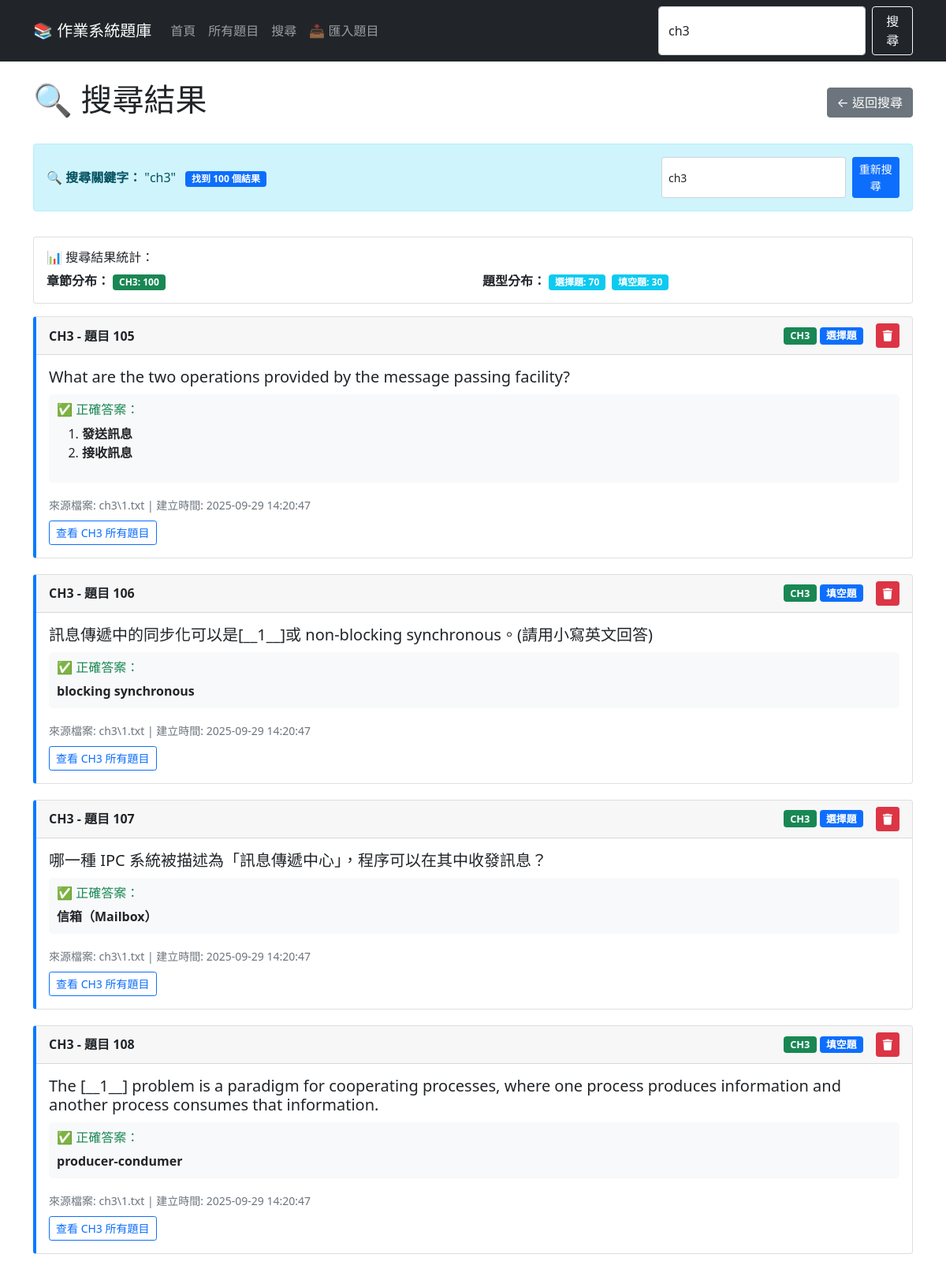
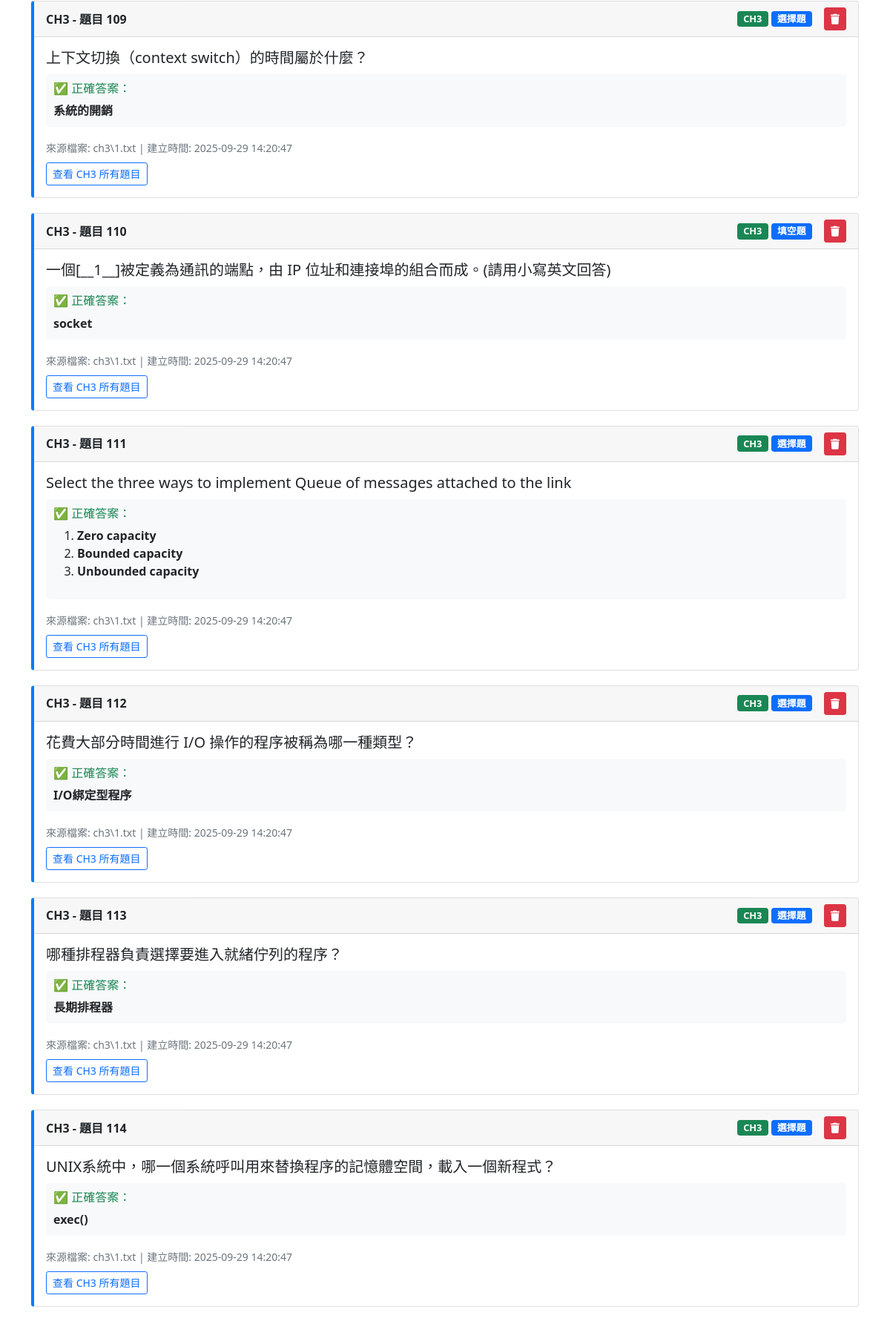
Screenshot of /search?q=ch3 (upper part) with the database file from the repository (2 pictures, top to bottom).
### tables this page shows
CREATE TABLE questions (
    id INTEGER PRIMARY KEY AUTOINCREMENT,
    chapter TEXT NOT NULL,
    q_text TEXT NOT NULL,
    q_text_norm TEXT NOT NULL,
    q_type TEXT NOT NULL CHECK (q_type IN ('選擇題','填空題')),
    source_file TEXT,
    created_at TIMESTAMP DEFAULT CURRENT_TIMESTAMP,
    UNIQUE(chapter, q_text_norm)
);

CREATE TABLE answers (
    id INTEGER PRIMARY KEY AUTOINCREMENT,
    question_id INTEGER NOT NULL,
    position INTEGER NOT NULL,
    answer_text TEXT NOT NULL,
    created_at TIMESTAMP DEFAULT CURRENT_TIMESTAMP,
    UNIQUE(question_id, position, answer_text),
    FOREIGN KEY (question_id) REFERENCES questions(id) ON DELETE CASCADE
);

### web_app.py (the view)
@app.route('/search')
def search():
    keyword = request.args.get('q', '').strip()
    if keyword:
        questions = search_questions(keyword)
        return render_template('search_results.html', questions=questions, keyword=keyword)
    return render_template('search.html')

### web_app.py (called while the page is built)
def get_db_connection():
    conn = sqlite3.connect(str(DB_PATH))
    conn.row_factory = sqlite3.Row  # 讓結果可以像字典一樣存取
    return conn

### templates/search_results.html (shortened to what this page needs)
{% extends "base.html" %}
{% block content %}
<div class="d-flex justify-content-between align-items-center mb-4">
    <h1>🔍 搜尋結果</h1>
    <a href="{{ url_for('search') }}" class="btn btn-secondary">← 返回搜尋</a>
</div>
<div class="row mb-3">
    <div class="col-md-12">
        <div class="alert alert-info">
            <div class="d-flex justify-content-between align-items-center">
                <div>
                    <strong>🔍 搜尋關鍵字：</strong> "{{ keyword }}"
                    <span class="badge bg-primary ms-2">找到 {{ questions|length }} 個結果</span>
                </div>
                <div>
                    <form method="GET" action="{{ url_for('search') }}" class="d-flex">
                        <input type="text" class="form-control form-control-sm me-2"
                               name="q" value="{{ keyword }}" placeholder="修改搜尋關鍵字">
                        <button type="submit" class="btn btn-primary btn-sm">重新搜尋</button>
                    </form>
                </div>
            </div>
        </div>
    </div>
</div>
{% if questions %}
    <div class="row mb-3">
        <div class="col-md-12">
            <div class="card">
                <div class="card-body">
                    <h6>📊 搜尋結果統計：</h6>
                    <div class="row">
                        <div class="col-md-6">
                            <strong>章節分布：</strong>
                            {% set chapters = questions|map(attribute='chapter')|list %}
                            {% set chapter_counts = {} %}
                            {% for chapter, count in chapter_counts.items() %}
                                <span class="badge bg-success me-1">{{ chapter.upper() }}: {{ count }}</span>
                            {% endfor %}
                        </div>
                        <div class="col-md-6">
                            <strong>題型分布：</strong>
                            {% set types = questions|map(attribute='type')|list %}
                            {% set type_counts = {} %}
                            {% for type, count in type_counts.items() %}
                                <span class="badge bg-info me-1">{{ type }}: {{ count }}</span>
                            {% endfor %}
                        </div>
                    </div>
                </div>
            </div>
        </div>
    </div>
    {% for question in questions %}
    <div class="card question-card">
        <div class="card-header d-flex justify-content-between align-items-center">
            <span><strong>{{ question.chapter.upper() }} - 題目 {{ question.id }}</strong></span>
            <div class="d-flex align-items-center">
                <span class="badge bg-success question-type-badge me-1">{{ question.chapter.upper() }}</span>
                <span class="badge bg-primary question-type-badge me-3">{{ question.type }}</span>
                <button class="btn btn-danger btn-sm delete-question-btn"
                        data-question-id="{{ question.id }}"
                        data-question-preview="{{ question.question[:50] }}..."
                        title="刪除題目">
                    <i class="fas fa-trash"></i>
                </button>
            </div>
        </div>
        <div class="card-body">
            <h5 class="card-title">
                {{ question.question|replace(keyword, '<mark>' + keyword + '</mark>')|safe }}
            </h5>
            {% if question.answers %}
            <div class="answer-list">
                <h6 class="text-success">✅ 正確答案：</h6>
                {% if question.answers|length == 1 %}
                    <p class="mb-0">
                        <strong>{{ question.answers[0]|replace(keyword, '<mark>' + keyword + '</mark>')|safe }}</strong>
                    </p>
                {% else %}
                    <ol>
                        {% for answer in question.answers %}
                        <li>
                            <strong>{{ answer|replace(keyword, '<mark>' + keyword + '</mark>')|safe }}</strong>
                        </li>
                        {% endfor %}
                    </ol>
                {% endif %}
            </div>
            {% endif %}
            <div class="mt-3">
                <small class="text-muted">
                    來源檔案: {{ question.source_file or '未知' }} |
                    建立時間: {{ question.created_at }}
                </small>
            </div>
            <div class="mt-2">
                <a href="{{ url_for('view_chapter', chapter=question.chapter) }}"
                   class="btn btn-outline-primary btn-sm">查看 {{ question.chapter.upper() }} 所有題目</a>
            </div>
        </div>
    </div>
    {% endfor %}
{% endif %}
{% endblock %}

### templates/base.html (style rules this page uses)
.question-card { margin-bottom: 20px; border-left: 4px solid #007bff; }
.answer-list { background-color: #f8f9fa; padding: 10px; border-radius: 5px; margin-top: 10px; }
.question-type-badge { font-size: 0.8em; }

### rows the page displays
questions: upper "CH3", count "100", q_type "選擇題", count "70", chapter "CH3", id "105", type "選擇題", question "What are the two operations provided by the message passing facility?", source_file "ch3\\1.txt", created_at "2025-09-29 14:20:47"
questions: q_type "填空題", count "30", chapter "CH3", id "106", type "填空題", question "訊息傳遞中的同步化可以是[__1__]或 non-blocking synchronous。(請用小寫英文回答)", answer_text "blocking synchronous", source_file "ch3\\1.txt", created_at "2025-09-29 14:20:47"
answers: answer_text "發送訊息"
answers: answer_text "接收訊息"
questions: chapter "CH3", id "107", type "選擇題", question "哪一種 IPC 系統被描述為「訊息傳遞中心」，程序可以在其中收發訊息？", answer_text "信箱（Mailbox）", source_file "ch3\\1.txt", created_at "2025-09-29 14:20:47"
questions: chapter "CH3", id "108", type "填空題", question "The [__1__] problem is a paradigm for cooperating processes, where one process produces information and another process consumes that information.", answer_text "producer-condumer", source_file "ch3\\1.txt", created_at "2025-09-29 14:20:47"
questions: chapter "CH3", id "109", type "選擇題", question "上下文切換（context switch）的時間屬於什麼？", answer_text "系統的開銷", source_file "ch3\\1.txt", created_at "2025-09-29 14:20:47"
questions: chapter "CH3", id "110", type "填空題", question "一個[__1__]被定義為通訊的端點，由 IP 位址和連接埠的組合而成。(請用小寫英文回答)", answer_text "socket", source_file "ch3\\1.txt", created_at "2025-09-29 14:20:47"
questions: chapter "CH3", id "111", type "選擇題", question "Select the three ways to implement Queue of messages attached to the link", source_file "ch3\\1.txt", created_at "2025-09-29 14:20:47"
answers: answer_text "Zero capacity"
answers: answer_text "Bounded capacity"
answers: answer_text "Unbounded capacity"
questions: chapter "CH3", id "112", type "選擇題", question "花費大部分時間進行 I/O 操作的程序被稱為哪一種類型？", answer_text "I/O綁定型程序", source_file "ch3\\1.txt", created_at "2025-09-29 14:20:47"
questions: chapter "CH3", id "113", type "選擇題", question "哪種排程器負責選擇要進入就緒佇列的程序？", answer_text "長期排程器", source_file "ch3\\1.txt", created_at "2025-09-29 14:20:47"
questions: chapter "CH3", id "114", type "選擇題", question "UNIX系統中，哪一個系統呼叫用來替換程序的記憶體空間，載入一個新程式？", answer_text "exec()", source_file "ch3\\1.txt", created_at "2025-09-29 14:20:47"

### other values shown
{{ keyword }} "ch3"
{{ questions|length }} "100"
